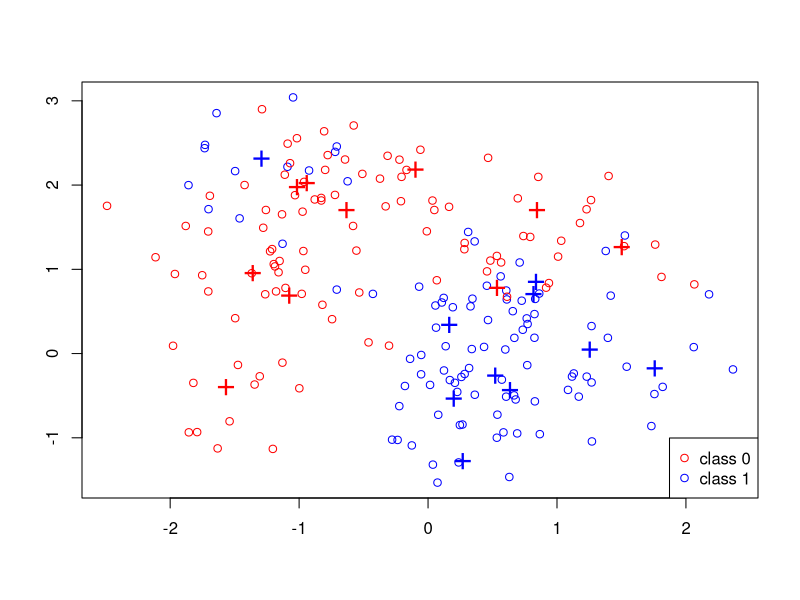

Recreate this plot in R. (Note: this script raises an error after producing the figure.)

# Generate Centers

p = 2;      
csize = 10;     # number of centers
sigma = 1;      # sd for generating the centers 
m1 = matrix(rnorm(csize*p), csize, p)*sigma + 
  cbind( rep(1, csize), rep(0, csize))
m0 = matrix(rnorm(csize*p), csize, p)*sigma + 
  cbind( rep(0, csize), rep(1, csize))

# Generate Data

sim_params = list(
  csize = 10,      # number of centers
  p = 2,           # dimension
  s = sqrt(1/5),   # standard deviation for generating data
  n = 100,         # training size per class
  N = 5000,        # test size per class
  m0 = m0,         # 10 centers for class 0
  m1 = m1         # 10 centers for class 1
)

generate_sim_data = function(sim_params){
  p = sim_params$p
  s = sim_params$s 
  n = sim_params$n 
  N = sim_params$N 
  m1 = sim_params$m1 
  m0 = sim_params$m0
  csize = sim_params$csize
  
  id1 = sample(1:csize, n, replace = TRUE);
  id0 = sample(1:csize, n, replace = TRUE);
  Xtrain = matrix(rnorm(2*n*p), 2*n, p)*s + rbind(m1[id1,], m0[id0,])
  Ytrain = factor(c(rep(1,n), rep(0,n)))
  id1 = sample(1:csize, N, replace=TRUE);
  id0 = sample(1:csize, N, replace=TRUE); 
  Xtest = matrix(rnorm(2*N*p), 2*N, p)*s + rbind(m1[id1,], m0[id0,])
  Ytest = factor(c(rep(1,N), rep(0,N)))
  
  
  # Return the training/test data along with labels
  list(
    Xtrain = Xtrain,
    Ytrain = Ytrain,
    Xtest = Xtest,
    Ytest = Ytest
  )
}

mydata = generate_sim_data(sim_params)

# Visualization

tmp.X = mydata$Xtrain
tmp.Y = mydata$Ytrain
m0 = sim_params$m0        # 10 centers for class 0
m1 = sim_params$m1  

n = nrow(tmp.X)
mycol = rep("blue", n)
mycol[tmp.Y == 0] = "red"
plot(tmp.X[, 1], tmp.X[, 2], type = "n", xlab = "", ylab = "")
points(tmp.X[, 1], tmp.X[, 2], col = mycol);
points(m1[, 1], m1[, 2], pch = "+", cex = 2, col = "blue");    
points(m0[, 1], m0[, 2], pch = "+", cex = 2, col = "red");   
legend("bottomright", pch = c(1,1), col = c("red", "blue"), 
       legend = c("class 0", "class 1"))  


my_knn = function(traindata, testdata, Ytrain, k) {
  
  Ypred <- vector(mode = 'integer', length = dim(testdata)[1])
  
  for (i in 1:dim(testdata)[1]) {
    dist = rowSums(sweep(traindata, 2, testdata[i,])^2)
    k_nearest_classes = cbind(dist, Ytrain)[order(dist)[1:k], , drop=F]
    
    k_nearest_classes = data.frame(k_nearest_classes)
    
    r1 <- k_nearest_classes %>% 
      group_by(Ytrain) %>% 
      summarise(count = n()) %>% 
      top_n(1, count)
    Ypred[i] = r1$Ytrain[1] - 1
  }
  
  factor(Ypred)
}

traindata = mydata$Xtrain
testdata = mydata$Xtrain
Ytrain = mydata$Ytrain
k = 1

my_knn(traindata, testdata, Ytrain, k)

Ypred <- vector(mode = 'integer', length = dim(testdata)[1])

for (i in 1:dim(testdata)[1]) {
  dist = rowSums(sweep(traindata, 2, testdata[i,])^2)
  k_nearest_classes = cbind(dist, Ytrain)[order(dist)[1:k], , drop=F]

  k_nearest_classes = data.frame(k_nearest_classes)

  r1 <- k_nearest_classes %>% 
    group_by(Ytrain) %>% 
    summarise(count = n()) %>% 
    top_n(1, count)
  #print(r1$Ytrain[1])
  #voted_idx = max(table(k_nearest_classes$Ytrain))
  #print(k_nearest_classes[voted_idx,])
  Ypred[i] = r1$Ytrain[1] - 1
}
